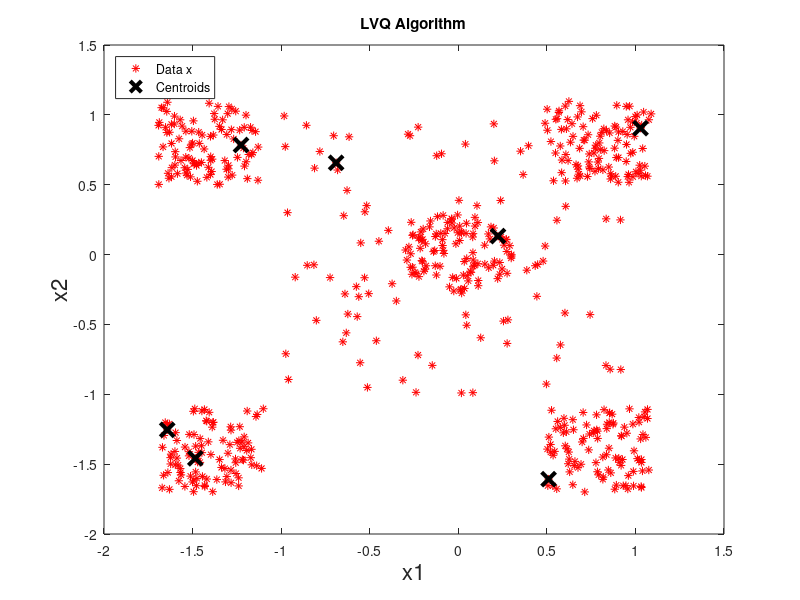
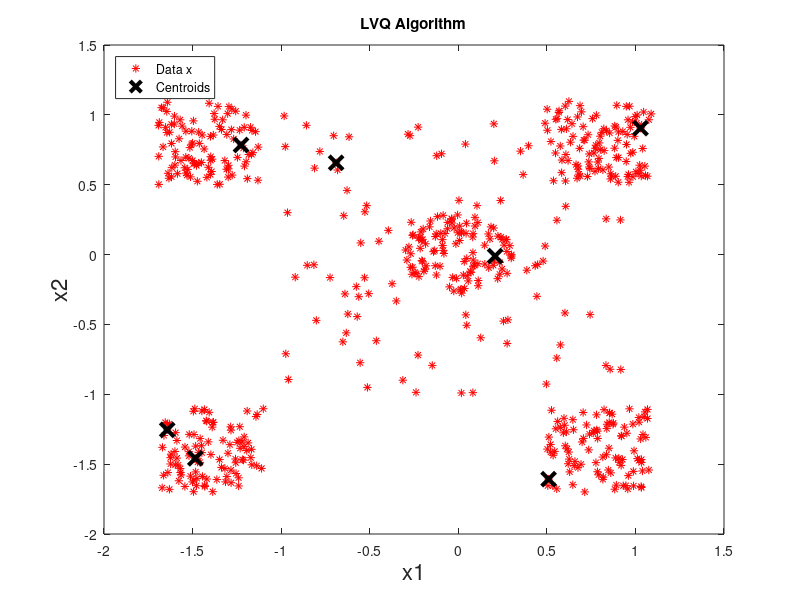

MATLAB code to generate these figures, in order:
clc;
clear all;

% Plot file for LVQ Algorithm
% using txt files as input

% Training set 
fileID = fopen('trainingset2.txt');
cell_data = textscan(fileID,'%n %n');
fclose(fileID);

% Centroids with their first position
fID = fopen('centroids_ask3_before.txt');
cell_data_centroids = textscan(fID, '%n %n');
fclose(fID);

% Centroids after the excecution of the algorithm
FILEID = fopen('centroids_ask3_after.txt');
cell_data_centroids_after = textscan(fID, '%n %n');
fclose(FILEID);

matrix_data = [cell_data{:}];
matrix_centroids = [cell_data_centroids{:}];
matrix_centroids_after = [cell_data_centroids_after{:}];

% First plot
figure(1);
plot(matrix_data(:,1),matrix_data(:,2),'r*'); 
hold on;
plot(matrix_centroids(:,1), matrix_centroids(:,2), 'kx', 'MarkerSize', 10, 'LineWidth', 3);
hold off;
xlabel('x1', 'fontsize', 16);
ylabel('x2', 'fontsize', 16);
legend('Data x', 'Centroids', 'Location', 'northwest');
title 'LVQ Algorithm';

% Second Plot
figure(2);
plot(matrix_data(:,1),matrix_data(:,2),'r*'); 
hold on;
plot(matrix_centroids_after(:,1), matrix_centroids_after(:,2), 'kx', 'MarkerSize', 10, 'LineWidth', 3);
hold off;
xlabel('x1', 'fontsize', 16);
ylabel('x2', 'fontsize', 16);
legend('Data x', 'Centroids', 'Location', 'northwest');
title 'LVQ Algorithm';